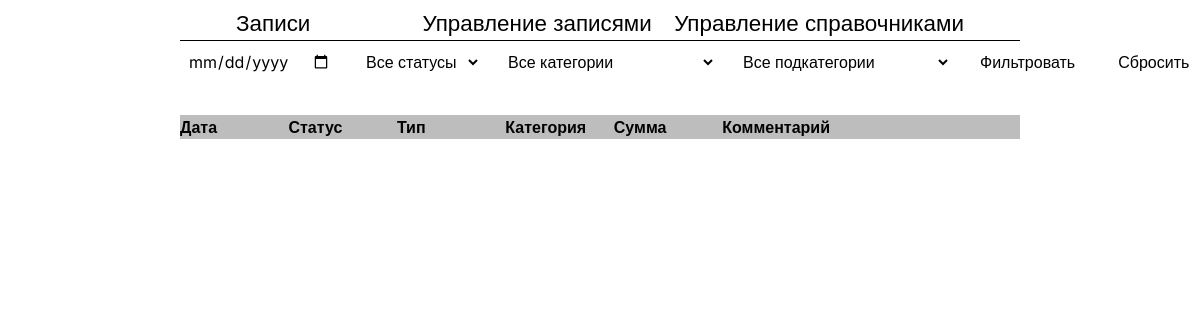
/, run on an earlier commit of the app's database.
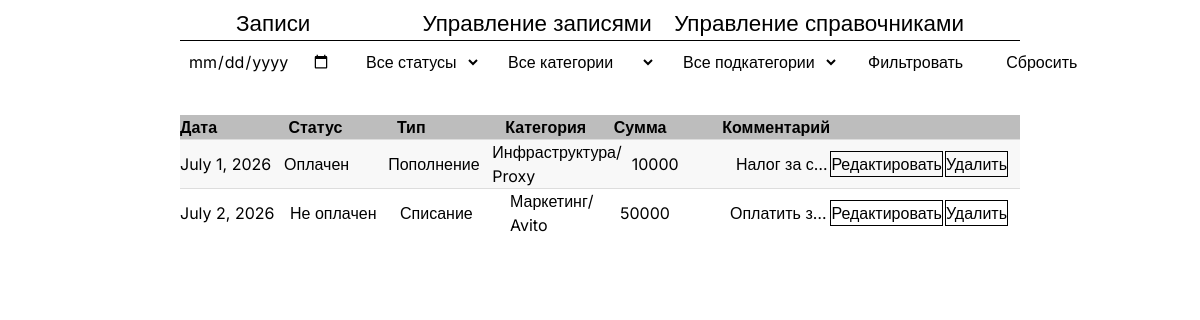
And on a later commit of the database.
### main/models.py (models this page shows, shortened)
class Record(models.Model):
    date = models.DateField(blank=True, null=True)
    status = models.ForeignKey(Status,on_delete=models.SET_NULL,null=True)
    type = models.ForeignKey(Type,on_delete=models.SET_NULL,null=True)
    category = models.ForeignKey(Category,on_delete=models.SET_NULL,null=True)
    subcategory = models.ForeignKey(Subcategory,on_delete=models.SET_NULL,null=True)
    sum = models.CharField(max_length=100)
    comment = models.TextField(max_length=100, blank=True, null=True)

class Status(models.Model):
    name = models.CharField(max_length=20,unique=True)
    def __str__(self):
        return self.name

class Type(models.Model):
    name = models.CharField(max_length=20,unique=True)
    def __str__(self):
        return self.name

class Category(models.Model):
    name = models.CharField(max_length=20)
    type = models.ForeignKey(Type,on_delete=models.CASCADE)
    def __str__(self):
        return self.name

class Subcategory(models.Model):
    name = models.CharField(max_length=20)
    category = models.ForeignKey(Category,on_delete=models.CASCADE)
    def __str__(self):
        return self.name

### main/views.py (the view)
# urls.py: path('', views.RecordsView.as_view(),name="records"),
class RecordsView(View):
    def get(self, request):
        records = Record.objects.all()
        date = request.GET.get("date")
        status = request.GET.get("status")
        category = request.GET.get("category")
        subcategory = request.GET.get("subcategory")
        if date:
            records = records.filter(date=date)
        if status:
            records = records.filter(status_id=status)
        if category:
            records = records.filter(category_id=category)
        if subcategory:
            records = records.filter(subcategory_id=subcategory)
        context = {
            "records": records,
            "statuses": Status.objects.all(),
            "categories": Category.objects.all(),
            "subcategories": Subcategory.objects.all(),
        }
        return render(request, "main/records.html", context)

### main/templates/main/records.html (shortened to what this page needs)
{% extends 'main/bp.html' %}
{% load static %}
{% block link_style %}
<link rel="stylesheet" href="{% static 'main/records.css' %}">
{% endblock %}
{% block content %}
<div class="container">
    <form method="GET" class="filters">
    <input
        type="date"
        name="date"
        value="{{ request.GET.date }}"
    >
    <select name="status">
        <option value="">Все статусы</option>
    </select>
    <select name="category">
        <option value="">Все категории</option>
    </select>
    <select name="subcategory">
        <option value="">Все подкатегории</option>
    </select>
    <button type="submit">
        Фильтровать
    </button>
    <a href="{% url 'records' %}">
        Сбросить
    </a>
</form>
    <div class="records">
        <div class="records__header">
            <div>Дата</div>
            <div>Статус</div>
            <div>Тип</div>
            <div>Категория</div>
            <div>Сумма</div>
            <div>Комментарий</div>
        </div>
        {% for record in records %}
        <div class="records__row">
            <div>{{ record.date }}</div>
            <div>{{ record.status }}</div>
            <div>{{ record.type }}</div>
            <div>{{ record.category }}/ {{record.subcategory}}</div>
            <div>{{ record.sum }}</div>
            <div class="records__comment">{{ record.comment }}</div>
         <div class="records__actions">
            <a href="{% url 'record_edit' record.id %}" class="button">Редактировать</a>
            <form method="POST" action="{% url 'record_delete' record.id %}">
                <button type="submit" class="button">
                    Удалить
                </button>
            </form>
        </div>
        </div>
        {% endfor %}
    </div>
</div>
{% endblock %}

What changed in the data, as far as the page shows it:
added Record: date "July 1, 2026", status "Оплачен", type "Пополнение", category "Инфраструктура", subcategory "Proxy", sum "10000", comment "Налог за с…"
added Record: date "July 2, 2026", status "Не оплачен", type "Списание", category "Маркетинг", subcategory "Avito", sum "50000", comment "Оплатить з…"
